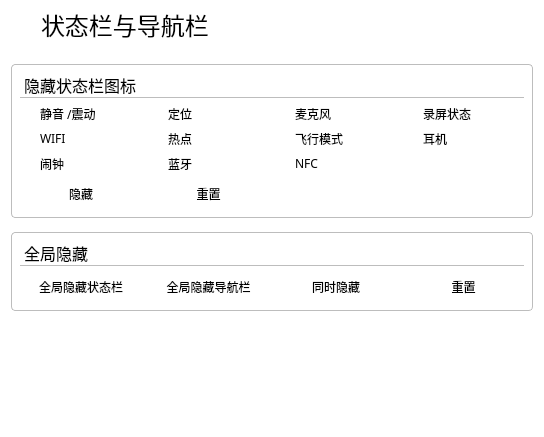
<?xml version="1.0" encoding="UTF-8"?>
<ui version="4.0">
 <class>sp_status_bar</class>
 <widget class="QWidget" name="sp_status_bar">
  <property name="geometry">
   <rect>
    <x>0</x>
    <y>0</y>
    <width>544</width>
    <height>437</height>
   </rect>
  </property>
  <property name="windowTitle">
   <string>Form</string>
  </property>
  <property name="styleSheet">
   <string notr="true">background-color: rgb(255, 255, 255);</string>
  </property>
  <layout class="QVBoxLayout" name="verticalLayout_5">
   <property name="leftMargin">
    <number>0</number>
   </property>
   <property name="topMargin">
    <number>0</number>
   </property>
   <property name="rightMargin">
    <number>0</number>
   </property>
   <item>
    <widget class="QWidget" name="widget" native="true">
     <property name="font">
      <font>
       <family>LXGW WenKai Lite</family>
      </font>
     </property>
     <property name="styleSheet">
      <string notr="true">border-radius: 4px;
background-color: rgba(255, 255, 255, 0);
border:0px solid #BDBDBD;</string>
     </property>
     <layout class="QVBoxLayout" name="verticalLayout_2">
      <property name="leftMargin">
       <number>11</number>
      </property>
      <property name="topMargin">
       <number>0</number>
      </property>
      <property name="rightMargin">
       <number>11</number>
      </property>
      <property name="bottomMargin">
       <number>11</number>
      </property>
      <item>
       <layout class="QVBoxLayout" name="verticalLayout">
        <property name="spacing">
         <number>14</number>
        </property>
        <item>
         <layout class="QHBoxLayout" name="horizontalLayout_2">
          <property name="spacing">
           <number>0</number>
          </property>
          <item>
           <widget class="QLabel" name="icon">
            <property name="minimumSize">
             <size>
              <width>30</width>
              <height>30</height>
             </size>
            </property>
            <property name="maximumSize">
             <size>
              <width>30</width>
              <height>30</height>
             </size>
            </property>
            <property name="font">
             <font>
              <family>MiSans Medium</family>
             </font>
            </property>
            <property name="styleSheet">
             <string notr="true">border-radius: 4px;
border:0px solid #BDBDBD;
image: url(:/ico/image/ico/layout-top-2-line.svg);</string>
            </property>
            <property name="text">
             <string/>
            </property>
           </widget>
          </item>
          <item>
           <widget class="QLabel" name="title">
            <property name="minimumSize">
             <size>
              <width>0</width>
              <height>50</height>
             </size>
            </property>
            <property name="maximumSize">
             <size>
              <width>16777215</width>
              <height>50</height>
             </size>
            </property>
            <property name="font">
             <font>
              <family>LXGW WenKai Lite</family>
              <pointsize>18</pointsize>
              <bold>false</bold>
             </font>
            </property>
            <property name="styleSheet">
             <string notr="true">border-radius: 4px;
border:0px solid #BDBDBD;</string>
            </property>
            <property name="text">
             <string>状态栏与导航栏</string>
            </property>
           </widget>
          </item>
         </layout>
        </item>
        <item>
         <widget class="QWidget" name="widget_2" native="true">
          <property name="font">
           <font>
            <family>MiSans Medium</family>
           </font>
          </property>
          <property name="styleSheet">
           <string notr="true">background-color:rgba(255,255,255,0.8);border-radius:4px;border:1px solid #BDBDBD;</string>
          </property>
          <layout class="QVBoxLayout" name="verticalLayout_3">
           <item>
            <widget class="QLabel" name="label">
             <property name="font">
              <font>
               <family>LXGW WenKai Lite</family>
               <pointsize>12</pointsize>
              </font>
             </property>
             <property name="styleSheet">
              <string notr="true">background-color:rgba(255,255,255,0.8);border-radius:0px;border:0px;border-bottom:1px solid #BDBDBD;</string>
             </property>
             <property name="text">
              <string>隐藏状态栏图标</string>
             </property>
             <property name="alignment">
              <set>Qt::AlignLeading|Qt::AlignLeft|Qt::AlignVCenter</set>
             </property>
            </widget>
           </item>
           <item>
            <layout class="QGridLayout" name="gridLayout">
             <item row="0" column="0">
              <widget class="QCheckBox" name="volume">
               <property name="font">
                <font>
                 <family>LXGW WenKai Lite</family>
                </font>
               </property>
               <property name="styleSheet">
                <string notr="true">background-color:rgba(255,255,255,0);border-radius:4px;border:0px;</string>
               </property>
               <property name="text">
                <string>静音 /震动</string>
               </property>
              </widget>
             </item>
             <item row="1" column="2">
              <widget class="QCheckBox" name="airplane">
               <property name="font">
                <font>
                 <family>LXGW WenKai Lite</family>
                </font>
               </property>
               <property name="styleSheet">
                <string notr="true">background-color:rgba(255,255,255,0);border-radius:4px;border:0px;</string>
               </property>
               <property name="text">
                <string>飞行模式</string>
               </property>
              </widget>
             </item>
             <item row="0" column="2">
              <widget class="QCheckBox" name="speakerphone">
               <property name="font">
                <font>
                 <family>LXGW WenKai Lite</family>
                </font>
               </property>
               <property name="styleSheet">
                <string notr="true">background-color:rgba(255,255,255,0);border-radius:4px;border:0px;</string>
               </property>
               <property name="text">
                <string>麦克风</string>
               </property>
              </widget>
             </item>
             <item row="2" column="1">
              <widget class="QCheckBox" name="bluetooth">
               <property name="font">
                <font>
                 <family>LXGW WenKai Lite</family>
                </font>
               </property>
               <property name="styleSheet">
                <string notr="true">background-color:rgba(255,255,255,0);border-radius:4px;border:0px;</string>
               </property>
               <property name="text">
                <string>蓝牙</string>
               </property>
              </widget>
             </item>
             <item row="1" column="1">
              <widget class="QCheckBox" name="hotspot">
               <property name="font">
                <font>
                 <family>LXGW WenKai Lite</family>
                </font>
               </property>
               <property name="styleSheet">
                <string notr="true">background-color:rgba(255,255,255,0);border-radius:4px;border:0px;</string>
               </property>
               <property name="text">
                <string>热点</string>
               </property>
              </widget>
             </item>
             <item row="2" column="2">
              <widget class="QCheckBox" name="nfc">
               <property name="font">
                <font>
                 <family>LXGW WenKai Lite</family>
                </font>
               </property>
               <property name="styleSheet">
                <string notr="true">background-color:rgba(255,255,255,0);border-radius:4px;border:0px;</string>
               </property>
               <property name="text">
                <string>NFC</string>
               </property>
              </widget>
             </item>
             <item row="1" column="0">
              <widget class="QCheckBox" name="wifi">
               <property name="font">
                <font>
                 <family>LXGW WenKai Lite</family>
                </font>
               </property>
               <property name="styleSheet">
                <string notr="true">background-color:rgba(255,255,255,0);border-radius:4px;border:0px;</string>
               </property>
               <property name="text">
                <string>WIFI</string>
               </property>
              </widget>
             </item>
             <item row="4" column="0">
              <widget class="QPushButton" name="pushButton_hide">
               <property name="minimumSize">
                <size>
                 <width>0</width>
                 <height>30</height>
                </size>
               </property>
               <property name="maximumSize">
                <size>
                 <width>16777215</width>
                 <height>30</height>
                </size>
               </property>
               <property name="font">
                <font>
                 <family>LXGW WenKai Lite</family>
                </font>
               </property>
               <property name="styleSheet">
                <string notr="true">QPushButton{background-color:rgba(255,255,255,0.9);border-radius:4px;border:0px;}
QPushButton:hover{background-color:rgba(255,255,255,0.7);}
QPushButton:pressed{background-color:rgba(255,255,255,0.6);}</string>
               </property>
               <property name="text">
                <string>隐藏</string>
               </property>
              </widget>
             </item>
             <item row="4" column="1">
              <widget class="QPushButton" name="pushButton_restore">
               <property name="minimumSize">
                <size>
                 <width>0</width>
                 <height>30</height>
                </size>
               </property>
               <property name="maximumSize">
                <size>
                 <width>16777215</width>
                 <height>30</height>
                </size>
               </property>
               <property name="font">
                <font>
                 <family>LXGW WenKai Lite</family>
                </font>
               </property>
               <property name="styleSheet">
                <string notr="true">QPushButton{background-color:rgba(255,255,255,0.9);border-radius:4px;border:0px;}
QPushButton:hover{background-color:rgba(255,255,255,0.7);}
QPushButton:pressed{background-color:rgba(255,255,255,0.6);}</string>
               </property>
               <property name="text">
                <string>重置</string>
               </property>
              </widget>
             </item>
             <item row="0" column="1">
              <widget class="QCheckBox" name="location">
               <property name="font">
                <font>
                 <family>LXGW WenKai Lite</family>
                </font>
               </property>
               <property name="styleSheet">
                <string notr="true">background-color:rgba(255,255,255,0);border-radius:4px;border:0px;</string>
               </property>
               <property name="text">
                <string>定位</string>
               </property>
              </widget>
             </item>
             <item row="2" column="0">
              <widget class="QCheckBox" name="alarm_clock">
               <property name="font">
                <font>
                 <family>LXGW WenKai Lite</family>
                </font>
               </property>
               <property name="styleSheet">
                <string notr="true">background-color:rgba(255,255,255,0);border-radius:4px;border:0px;</string>
               </property>
               <property name="text">
                <string>闹钟</string>
               </property>
              </widget>
             </item>
             <item row="0" column="3">
              <widget class="QCheckBox" name="cast">
               <property name="font">
                <font>
                 <family>LXGW WenKai Lite</family>
                </font>
               </property>
               <property name="styleSheet">
                <string notr="true">background-color:rgba(255,255,255,0);border-radius:4px;border:0px;</string>
               </property>
               <property name="text">
                <string>录屏状态</string>
               </property>
              </widget>
             </item>
             <item row="1" column="3">
              <widget class="QCheckBox" name="headphone">
               <property name="font">
                <font>
                 <family>LXGW WenKai Lite</family>
                </font>
               </property>
               <property name="styleSheet">
                <string notr="true">background-color:rgba(255,255,255,0);border-radius:4px;border:0px;</string>
               </property>
               <property name="text">
                <string>耳机</string>
               </property>
              </widget>
             </item>
            </layout>
           </item>
          </layout>
         </widget>
        </item>
        <item>
         <widget class="QWidget" name="widget_3" native="true">
          <property name="styleSheet">
           <string notr="true">background-color:rgba(255,255,255,0.8);border-radius:4px;border:1px solid #BDBDBD;</string>
          </property>
          <layout class="QVBoxLayout" name="verticalLayout_4">
           <item>
            <widget class="QLabel" name="label_2">
             <property name="font">
              <font>
               <family>LXGW WenKai Lite</family>
               <pointsize>12</pointsize>
              </font>
             </property>
             <property name="styleSheet">
              <string notr="true">background-color:rgba(255,255,255,0.8);border-radius:0px;border:0px;border-bottom:1px solid #BDBDBD;</string>
             </property>
             <property name="text">
              <string>全局隐藏</string>
             </property>
            </widget>
           </item>
           <item>
            <layout class="QHBoxLayout" name="horizontalLayout_3">
             <item>
              <widget class="QPushButton" name="hide_status">
               <property name="minimumSize">
                <size>
                 <width>0</width>
                 <height>30</height>
                </size>
               </property>
               <property name="maximumSize">
                <size>
                 <width>16777215</width>
                 <height>30</height>
                </size>
               </property>
               <property name="font">
                <font>
                 <family>LXGW WenKai Lite</family>
                </font>
               </property>
               <property name="styleSheet">
                <string notr="true">QPushButton{background-color:rgba(255,255,255,0.9);border-radius:4px;border:0px;}
QPushButton:hover{background-color:rgba(255,255,255,0.7);}
QPushButton:pressed{background-color:rgba(255,255,255,0.6);}</string>
               </property>
               <property name="text">
                <string>全局隐藏状态栏</string>
               </property>
              </widget>
             </item>
             <item>
              <widget class="QPushButton" name="hide_navigation">
               <property name="minimumSize">
                <size>
                 <width>0</width>
                 <height>30</height>
                </size>
               </property>
               <property name="maximumSize">
                <size>
                 <width>16777215</width>
                 <height>30</height>
                </size>
               </property>
               <property name="font">
                <font>
                 <family>LXGW WenKai Lite</family>
                </font>
               </property>
               <property name="styleSheet">
                <string notr="true">QPushButton{background-color:rgba(255,255,255,0.9);border-radius:4px;border:0px;}
QPushButton:hover{background-color:rgba(255,255,255,0.7);}
QPushButton:pressed{background-color:rgba(255,255,255,0.6);}</string>
               </property>
               <property name="text">
                <string>全局隐藏导航栏</string>
               </property>
              </widget>
             </item>
             <item>
              <widget class="QPushButton" name="pushButton_2">
               <property name="minimumSize">
                <size>
                 <width>0</width>
                 <height>30</height>
                </size>
               </property>
               <property name="maximumSize">
                <size>
                 <width>16777215</width>
                 <height>30</height>
                </size>
               </property>
               <property name="font">
                <font>
                 <family>LXGW WenKai Lite</family>
                </font>
               </property>
               <property name="styleSheet">
                <string notr="true">QPushButton{background-color:rgba(255,255,255,0.9);border-radius:4px;border:0px;}
QPushButton:hover{background-color:rgba(255,255,255,0.7);}
QPushButton:pressed{background-color:rgba(255,255,255,0.6);}</string>
               </property>
               <property name="text">
                <string>同时隐藏</string>
               </property>
              </widget>
             </item>
             <item>
              <widget class="QPushButton" name="hide_restore">
               <property name="minimumSize">
                <size>
                 <width>0</width>
                 <height>30</height>
                </size>
               </property>
               <property name="maximumSize">
                <size>
                 <width>16777215</width>
                 <height>30</height>
                </size>
               </property>
               <property name="font">
                <font>
                 <family>LXGW WenKai Lite</family>
                </font>
               </property>
               <property name="styleSheet">
                <string notr="true">QPushButton{background-color:rgba(255,255,255,0.9);border-radius:4px;border:0px;}
QPushButton:hover{background-color:rgba(255,255,255,0.7);}
QPushButton:pressed{background-color:rgba(255,255,255,0.6);}</string>
               </property>
               <property name="text">
                <string>重置</string>
               </property>
              </widget>
             </item>
            </layout>
           </item>
          </layout>
         </widget>
        </item>
        <item>
         <spacer name="verticalSpacer">
          <property name="orientation">
           <enum>Qt::Vertical</enum>
          </property>
          <property name="sizeHint" stdset="0">
           <size>
            <width>20</width>
            <height>40</height>
           </size>
          </property>
         </spacer>
        </item>
        <item>
         <layout class="QHBoxLayout" name="horizontalLayout">
          <item>
           <widget class="QPushButton" name="back_to_basePage">
            <property name="minimumSize">
             <size>
              <width>30</width>
              <height>30</height>
             </size>
            </property>
            <property name="maximumSize">
             <size>
              <width>30</width>
              <height>30</height>
             </size>
            </property>
            <property name="styleSheet">
             <string notr="true">QPushButton{background-color:rgba(255,255,255,0.9);border-radius:4px;border:0px;}
QPushButton:hover{background-color:rgba(255,255,255,0.7);}
QPushButton:pressed{background-color:rgba(255,255,255,0.6);}</string>
            </property>
            <property name="text">
             <string/>
            </property>
            <property name="icon">
             <iconset resource="../../ico.qrc">
              <normaloff>:/ico/image/ico/arrow-left-line.svg</normaloff>:/ico/image/ico/arrow-left-line.svg</iconset>
            </property>
            <property name="iconSize">
             <size>
              <width>18</width>
              <height>18</height>
             </size>
            </property>
           </widget>
          </item>
          <item>
           <widget class="QPushButton" name="pushButton">
            <property name="enabled">
             <bool>false</bool>
            </property>
            <property name="minimumSize">
             <size>
              <width>0</width>
              <height>30</height>
             </size>
            </property>
            <property name="maximumSize">
             <size>
              <width>16777215</width>
              <height>30</height>
             </size>
            </property>
            <property name="font">
             <font>
              <family>MiSans Medium</family>
              <pointsize>12</pointsize>
             </font>
            </property>
            <property name="styleSheet">
             <string notr="true">QPushButton{background-color:rgba(255,255,255,0.9);border-radius:4px;border:0px;}
QPushButton:hover{background-color:rgba(255,255,255,0.7);}
QPushButton:pressed{background-color:rgba(255,255,255,0.6);}</string>
            </property>
            <property name="text">
             <string/>
            </property>
           </widget>
          </item>
         </layout>
        </item>
       </layout>
      </item>
     </layout>
    </widget>
   </item>
  </layout>
 </widget>
 <resources>
  <include location="../../ico.qrc"/>
 </resources>
 <connections/>
</ui>
